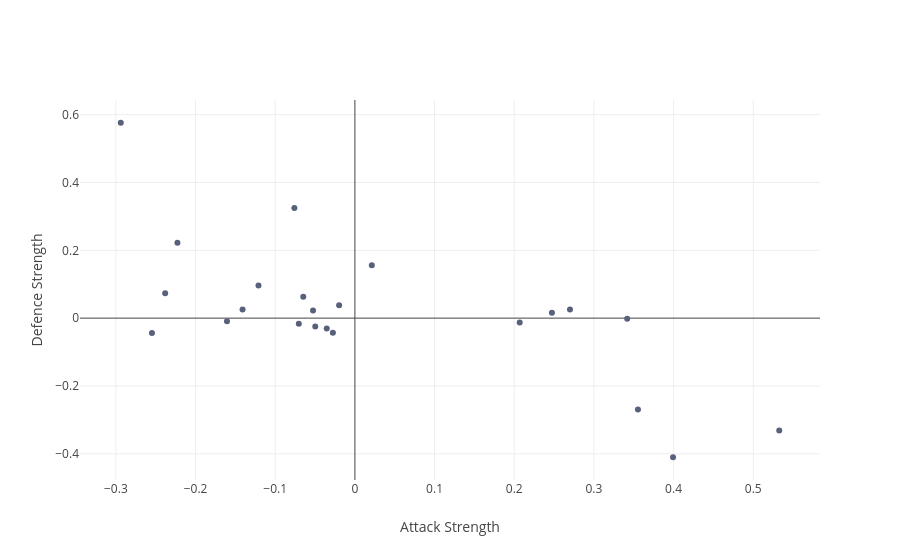

Notebook code for this chart:
### Code cell
fig = go.Figure()
fig.add_trace(
    go.Scatter(
        x=df_team_inf['attack'],
        y=df_team_inf['defence'],
        mode='markers',
        marker=dict(color='#58617b'),
        customdata=df_team_inf[['team_name', 'attack', 'defence']],
        hovertemplate=(
            "<b>%{customdata[0]}</b>" +             
            "<br>Attack: %{customdata[1]:.1%}" + 
            "<br>Defence: %{customdata[2]:.1%}"
        ),
        name=""
    )
)
fig.update_layout(
    xaxis_title="Attack Strength",
    yaxis_title="Defence Strength",
)

### Figure 1 — Plotly figure (JSON) as saved in the notebook; plotly's stock layout.template omitted (floating-point values rounded to 4 significant figures)
{"data": [{"customdata": [["Arsenal", 0.3993, -0.4102], ["Aston Villa", 0.2473, 0.01613], ["Bournemouth", -0.0648, 0.0629], ["Brentford", -0.0198, 0.03769], ["Brighton", -0.03536, -0.03052], ["Burnley", -0.2228, 0.2226], ["Chelsea", 0.27, 0.02532], ["Crystal Palace", -0.04972, -0.02469], ["Everton", -0.2547, -0.044], ["Fulham", -0.0704, -0.01686], ["Ipswich", -0.1605, -0.00896], ["Leicester", -0.05257, 0.02224], ["Liverpool", 0.3553, -0.2695], ["Luton", -0.07596, 0.3245], ["Manchester City", 0.5327, -0.3317], ["Manchester Utd", -0.02761, -0.04305], ["Newcastle", 0.3418, -0.001998], ["Nottingham", -0.141, 0.02532], ["Sheffield Utd", -0.2939, 0.5762], ["Southampton", -0.2381, 0.07358], ["Tottenham", 0.2068, -0.01292], ["West Ham", 0.02122, 0.156], ["Wolves", -0.121, 0.09636]], "hovertemplate": "<b>%{customdata[0]}</b><br>Attack: %{customdata[1]:.1%}<br>Defence: %{customdata[2]:.1%}", "marker": {"color": "#58617b"}, "mode": "markers", "name": "", "type": "scatter", "x": [0.3993, 0.2473, -0.0648, -0.0198, -0.03536, -0.2228, 0.27, -0.04972, -0.2547, -0.0704, -0.1605, -0.05257, 0.3553, -0.07596, 0.5327, -0.02761, 0.3418, -0.141, -0.2939, -0.2381, 0.2068, 0.02122, -0.121], "y": [-0.4102, 0.01613, 0.0629, 0.03769, -0.03052, 0.2226, 0.02532, -0.02469, -0.044, -0.01686, -0.00896, 0.02224, -0.2695, 0.3245, -0.3317, -0.04305, -0.001998, 0.02532, 0.5762, 0.07358, -0.01292, 0.156, 0.09636]}], "layout": {"xaxis": {"title": {"text": "Attack Strength"}}, "yaxis": {"title": {"text": "Defence Strength"}}}}
